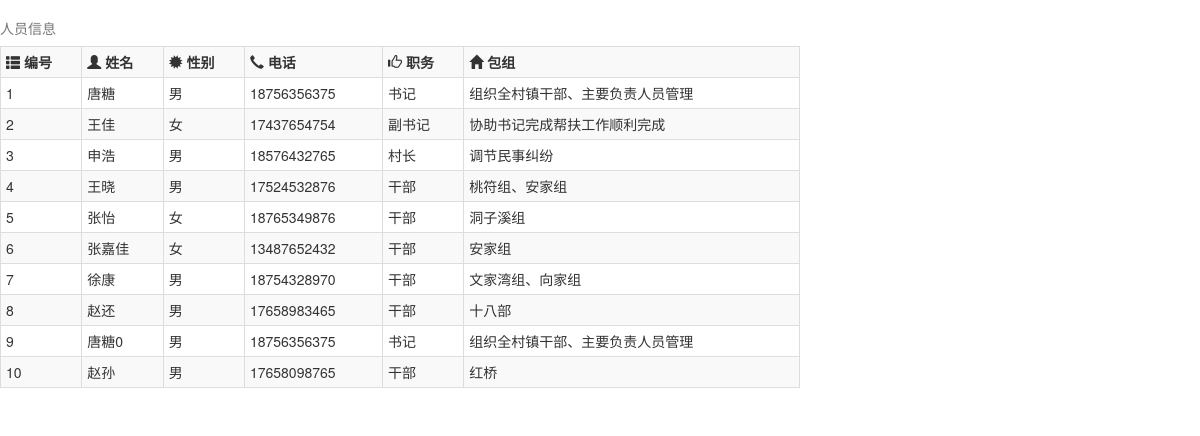
/worker.php, run on the app's committed database.
### tables this page shows
CREATE TABLE IF NOT EXISTS `work` (
  `ID` int(4) NOT NULL AUTO_INCREMENT,
  `name` varchar(15) DEFAULT NULL,
  `sex` varchar(1) DEFAULT NULL,
  `Tel` varchar(50) DEFAULT NULL,
  `duty` varchar(20) NOT NULL,
  `group1` varchar(80) NOT NULL,
  PRIMARY KEY (`ID`)
);

### worker.php (the view, shortened to what this page needs)
<?php
$link = mysqli_connect('localhost', 'root', '');
mysqli_query($link, "set names 'utf8'");
$sqlStr = "select * from work";
$result = mysqli_query($link, $sqlStr);
?>
<!DOCTYPE html>
<html lang="en">
<head>
    <link href="../css/bootstrap.css" rel="stylesheet">
</head>
<body>
<div class="container-fluid">
    <div class="row">
       <div class="col-md-8" style="margin-top: 10px">
            <div class="row">
                <table class="table table-condensed table-hover table-bordered table-striped"  align="center" cellpadding="5">
                    <caption>人员信息</caption>
                    <tr>
                        <th><i class="glyphicon glyphicon-th-list"></i> 编号</th>
                        <th><i class="glyphicon glyphicon-user"></i> 姓名</th>
                        <th><i class="glyphicon glyphicon-certificate"></i> 性别 </th>
                        <th><i class="glyphicon glyphicon-earphone"></i> 电话</th>
                        <th><i class="glyphicon glyphicon-thumbs-up"></i> 职务</th>
                        <th><i class="glyphicon glyphicon-home"></i> 包组</th>
                    </tr>
                    <?php
                    while($row = mysqli_fetch_array($result, MYSQLI_ASSOC))
                    {
                        ?>
                        <tr>
                            <td><?php echo $row["ID"]?></td>
                            <td><?php echo $row["name"]?></td>
                            <td><?php echo $row["sex"]?></td>
                            <td><?php echo $row["Tel"]?></td>
                            <td><?php echo $row["duty"]?></td>
                            <td><?php echo $row["group1"]?></td>
                        </tr>
                    <?php }?>
                </table>
            </div>
        </div>
    </div>
</div>
</body>
</html>

### data on the page
work: ID "1", name "唐糖", sex "男", Tel "18756356375", duty "书记", group1 "组织全村镇干部、主要负责人员管理"
work: ID "2", name "王佳", sex "女", Tel "17437654754", duty "副书记", group1 "协助书记完成帮扶工作顺利完成"
work: ID "3", name "申浩", sex "男", Tel "18576432765", duty "村长", group1 "调节民事纠纷"
work: ID "4", name "王晓", sex "男", Tel "17524532876", duty "干部", group1 "桃符组、安家组"
work: ID "5", name "张怡", sex "女", Tel "18765349876", duty "干部", group1 "洞子溪组"
work: ID "6", name "张嘉佳", sex "女", Tel "13487652432", duty "干部", group1 "安家组"
work: ID "7", name "徐康", sex "男", Tel "18754328970", duty "干部", group1 "文家湾组、向家组"
work: ID "8", name "赵还", sex "男", Tel "17658983465", duty "干部", group1 "十八部"
work: ID "9", name "唐糖0", sex "男", Tel "18756356375", duty "书记", group1 "组织全村镇干部、主要负责人员管理"
work: ID "10", name "赵孙", sex "男", Tel "17658098765", duty "干部", group1 "红桥"
